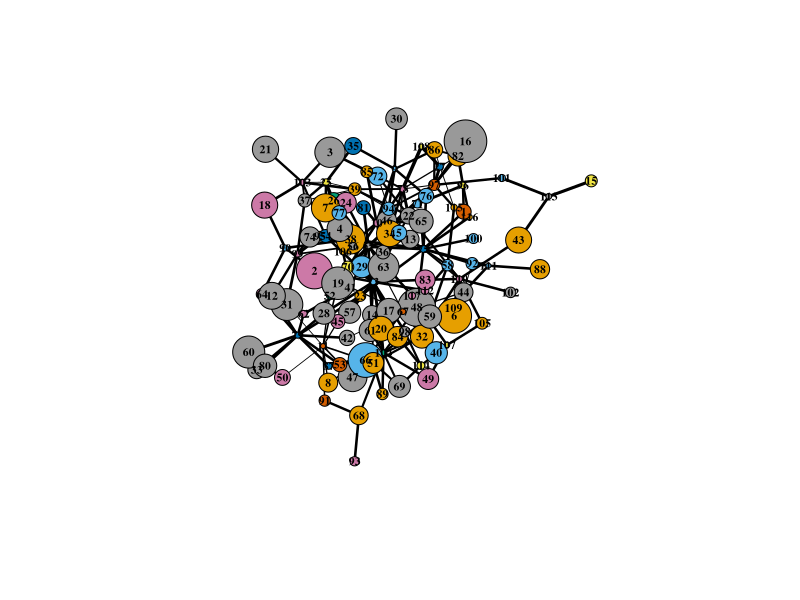
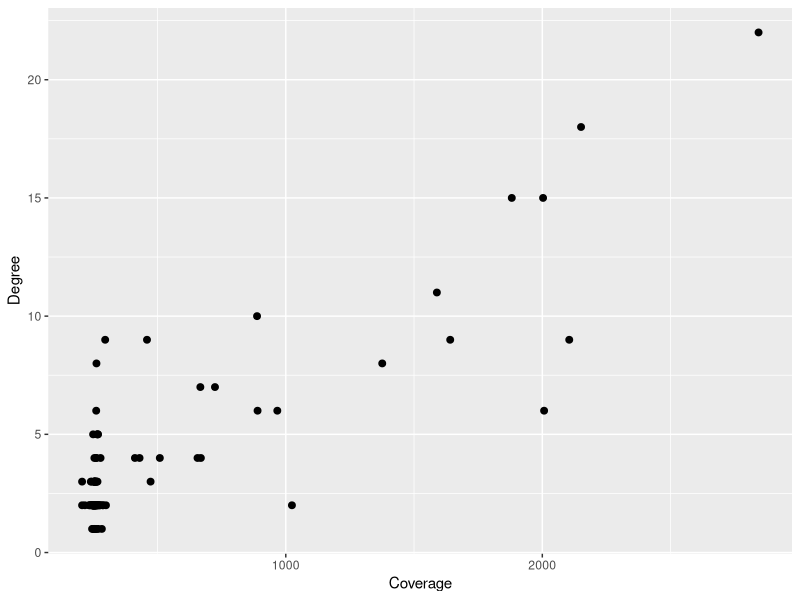
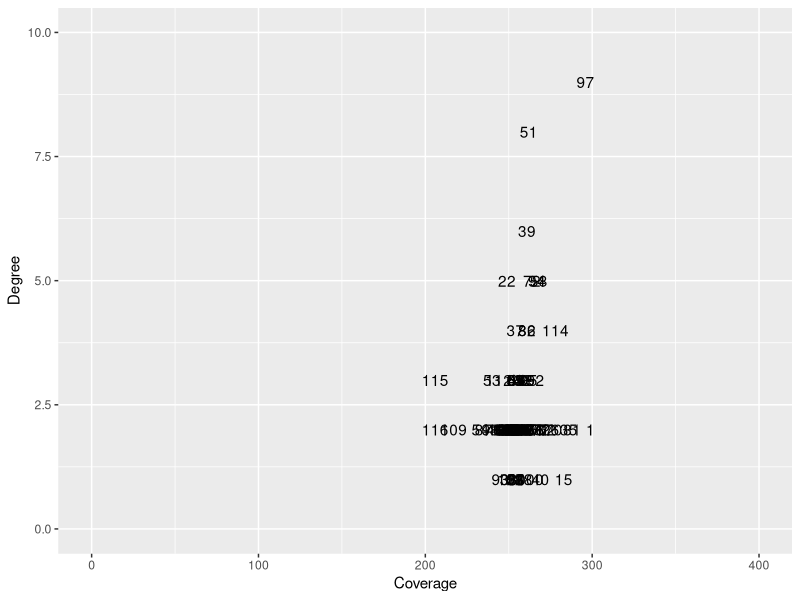
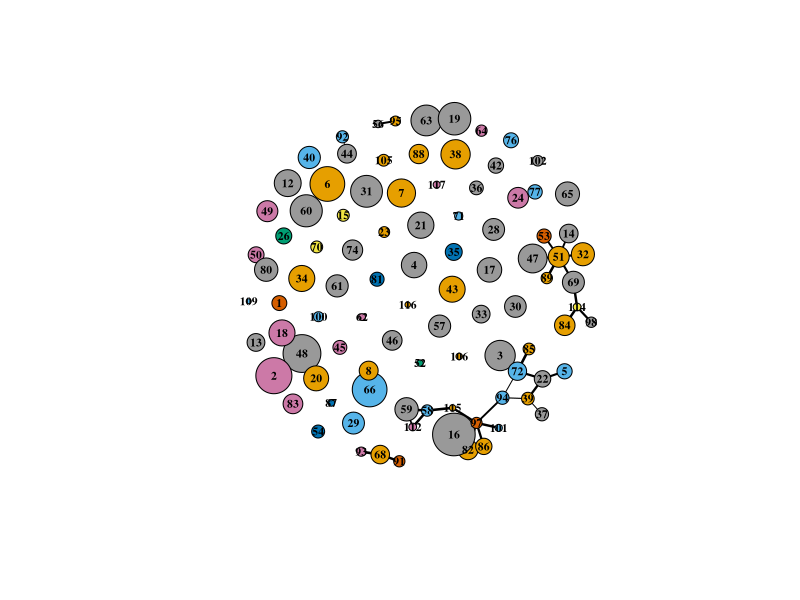

Reproduce these figures in R, in order.
## ---- chunk 1
library("igraph")
library("RColorBrewer")
library("ggplot2")
## ---- chunk 2
gr<-colorRampPalette(c("green", "red"))
palette(gr(100))
## ---- chunk 3
PE<-read.delim("connections.txt", header =T)
meta<-read.delim("metadata.txt", header= T)
## ---- chunk 4
PEg<-graph.data.frame(PE[,c(1,3,4)], directed = F)
PEg
## ---- chunk 5
meta<-meta[match(V(PEg)$name,meta$Scaffold),]
## ---- chunk 6
V(PEg)$label<- V(PEg)$name
V(PEg)$label.cex <- .7
V(PEg)$label.color <- "black"
V(PEg)$label.font <- 2
V(PEg)$frame.color<-"black"
V(PEg)$size <- sqrt(meta$Length)/25 + 2
V(PEg)$color <- (log(meta$Coverage)-min(log(meta$Coverage)))*(98/(max(log(meta$Coverage)-min(log(meta$Coverage)))))+1
V(PEg)$length <- meta$Length
V(PEg)$coverage <- meta$Coverage
V(PEg)$degree <- degree(PEg)
## ---- chunk 7
E(PEg)$color <- "black"
E(PEg)$width <- log(E(PEg)$connections)/2
## ---- chunk 8
PEgc<-clusters(PEg)
PEgc
## ---- chunk 9
layout1 <- layout.fruchterman.reingold(PEg)
plot(PEg, layout=layout1)
## ---- chunk 10
meta<-cbind(meta, V(PEg)$degree)
colnames(meta)[4] <- "Degree"
## ---- chunk 11
ggplot(meta, aes(x = Coverage, y = Degree)) +
  geom_point(size = 2)
## ---- chunk 12
ggplot(meta, aes(x = Coverage, y = Degree)) +
  geom_text(label = meta$Scaffold) +
  xlim(0, 400) +
  ylim(0,10)
## ---- chunk 13
subset(meta, Coverage < 400 & Degree > 2)
## ---- chunk 14
bad.vs<-V(PEg)[V(PEg)$coverage > 400] 
PEgs<-delete.vertices(PEg, bad.vs)
## ---- chunk 15
layout1 <- layout.fruchterman.reingold(PEgs)
plot(PEgs, layout=layout1)
